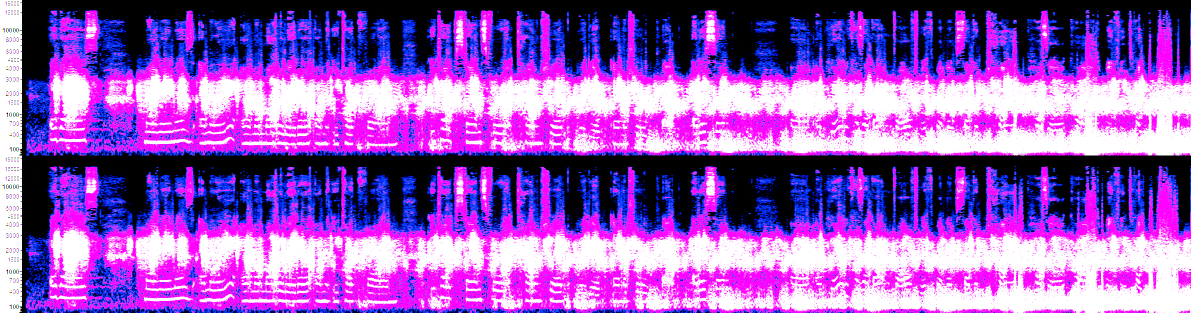
#> input picture self_introduction_memory_dump/_Tape9_thought/self_intro_spec_cont_brightened.png, 2381 x 626 px, found by its file name (shown at 1/2 size)
$ python detailed_region_analysis.py
#> lines starting #> are read from the running program, lines starting #| are printed output that depends on the picture
import numpy as np
from PIL import Image
import matplotlib
matplotlib.use('Agg')
import matplotlib.pyplot as plt

# Read the brightened image
img_pil = Image.open(r'C:\stack\arg\self_intro_spec_cont_brightened.png')
#> img_pil is the input picture: PIL image 2381x626 RGBA; mean R, G, B, A 151.5, 89.1, 191.2, 255
img = np.array(img_pil)
img_rgb = img[:, :, :3]

# Convert to grayscale
gray = np.mean(img_rgb, axis=2)
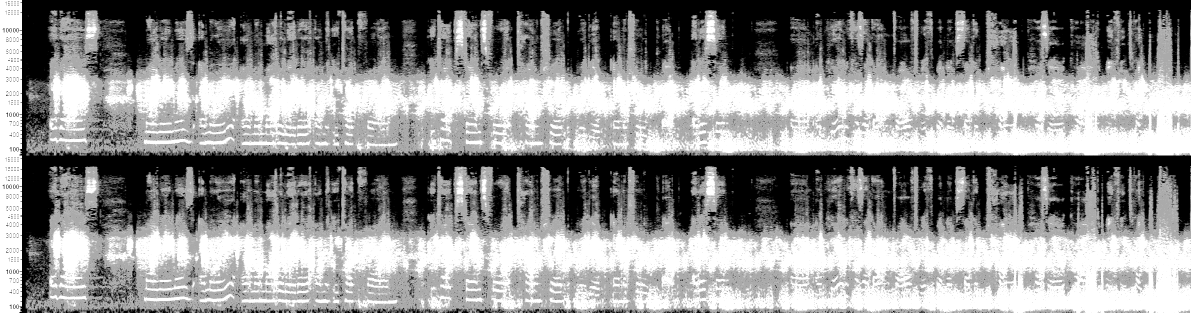
#> gray: shape (626, 2381) float64 (shown at 1/2 size); min 0, max 255, mean 143.9

height, width = gray.shape
#> height = 626; width = 2381
print(f"Image: {width}x{height}")
#| Image: 2381x626

# Looking at the image, the left side (columns 0-200) seems to have interesting patterns
# Let's examine this region more closely

# Extract left region (first 200 pixels)
left_region = gray[:, :200]
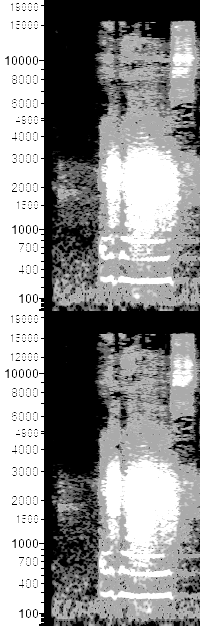
#> left_region: shape (626, 200) float64; min 0, max 255, mean 142.2

# Let's look for horizontal lines in this region
# These could be frequency markers or encoded data

# Find rows with significant brightness
row_brightness = np.mean(left_region, axis=1)
#> row_brightness = 626 values, max 200.5 at index 176, min 45.05 at index 3, mean 142.2

# Find the brightest rows
bright_rows = np.argsort(row_brightness)[-20:]
#> bright_rows = 20 values, max 596 at index 3, min 167 at index 6, mean 244.3
print(f"\nBrightest rows in left region:")
for row in sorted(bright_rows):
    print(f"  Row {row}: brightness = {row_brightness[row]:.1f}")
#> this loop made 20 passes
#> row on passes 1 to 12: 167, 168, 169, 171, 172, 175, 176, 181, 190, 192, 194, 195
#|   Row 167: brightness = 198.3
#|   Row 168: brightness = 198.5
#|   Row 169: brightness = 198.0
#|   Row 171: brightness = 198.8
#|   Row 172: brightness = 198.9
#|   Row 175: brightness = 198.3
#|   Row 176: brightness = 200.5
#|   Row 181: brightness = 198.7
#> (further printed lines are left out)

# Now let's look at the middle region (columns 200-1800)
# This seems to have the main spectrogram content

middle_region = gray[:, 200:1800]
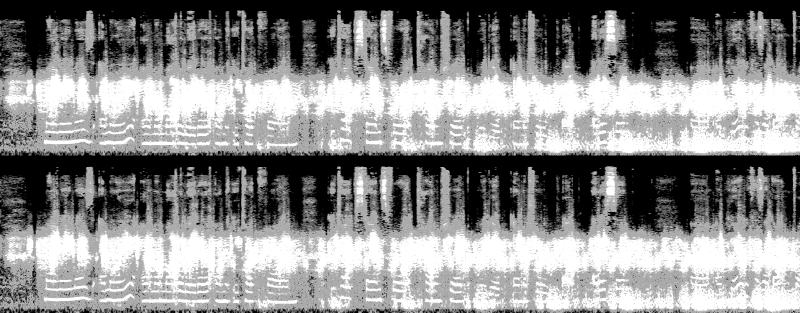
#> middle_region: shape (626, 1600) float64 (shown at 1/2 size); min 0, max 255, mean 140.3

# Let's look for vertical patterns (barcodes)
# Sample some columns and look at their brightness profile

print(f"\nAnalyzing vertical patterns in middle region:")
for col in [500, 700, 900, 1100, 1300, 1500]:
    if col < middle_region.shape[1]:
        column = middle_region[:, col]
        # Find peaks
        from scipy import signal
        peaks, _ = signal.find_peaks(column, height=np.mean(column) + np.std(column), distance=5)
        print(f"\n  Column {col}:")
        print(f"    Mean brightness: {np.mean(column):.1f}")
        print(f"    Number of peaks: {len(peaks)}")
        if len(peaks) > 0:
            print(f"    Peak positions: {peaks[:10]}...")
            print(f"    Peak values: {column[peaks[:10]]}")
#> this loop made 6 passes
#> peaks on pass 2: [164, 202, 241, 261, 283, 296, 474, 507, 543, 574, 597]
#> (printed output is left out)

# Let's try to find the 1000-4000 Hz region
# Looking at the labels in the original image, 1000 Hz is near the bottom
# and 4000 Hz is roughly in the middle

# From the text_patterns image, the interesting patterns are in the middle-to-bottom
# Let's crop and enhance a specific region

# Try the region that appears to have text-like vertical bars
# Looking at columns 0-200, rows 100-250
text_region = gray[100:250, 0:200]

# Enhance contrast
text_enhanced = np.clip(text_region * 2, 0, 255).astype(np.uint8)
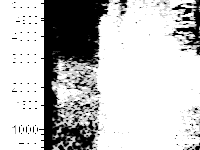
#> text_enhanced: shape (150, 200); min 0, max 255, mean 194.6

plt.figure(figsize=(10, 8))
plt.imshow(text_enhanced, aspect='auto', cmap='magma', vmin=0, vmax=255)
plt.title('Left Region (Columns 0-200, Rows 100-250) Enhanced')
plt.xlabel('Time (pixels)')
plt.ylabel('Frequency (pixels)')
plt.colorbar(label='Brightness')
plt.tight_layout()
plt.savefig(r'C:\stack\arg\tapes_man_2\left_region_enhanced.png', dpi=150)
plt.close()

# Also try the region around columns 500-1000, rows 100-250
text_region2 = gray[100:250, 500:1000]
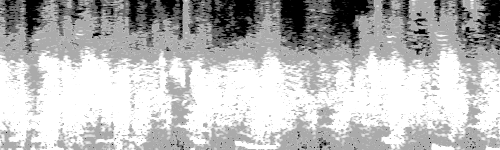
#> text_region2: shape (150, 500) float64; min 0, max 255, mean 187
text_enhanced2 = np.clip(text_region2 * 2, 0, 255).astype(np.uint8)
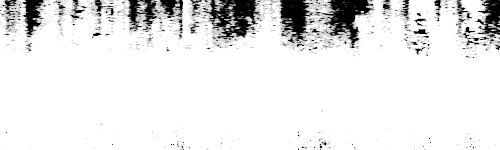
#> text_enhanced2: shape (150, 500); min 0, max 255, mean 231.7

plt.figure(figsize=(10, 8))
plt.imshow(text_enhanced2, aspect='auto', cmap='magma', vmin=0, vmax=255)
plt.title('Middle Region (Columns 500-1000, Rows 100-250) Enhanced')
plt.xlabel('Time (pixels)')
plt.ylabel('Frequency (pixels)')
plt.colorbar(label='Brightness')
plt.tight_layout()
plt.savefig(r'C:\stack\arg\tapes_man_2\middle_region_enhanced.png', dpi=150)
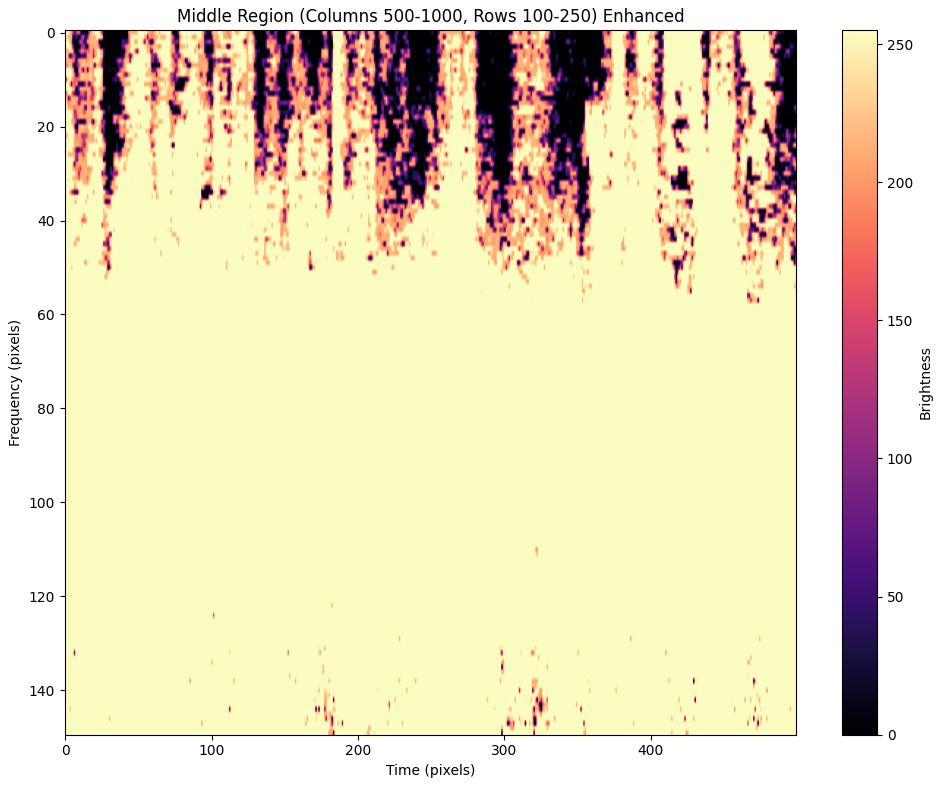
#> figure drawn by matplotlib, 2 panels
plt.close()
